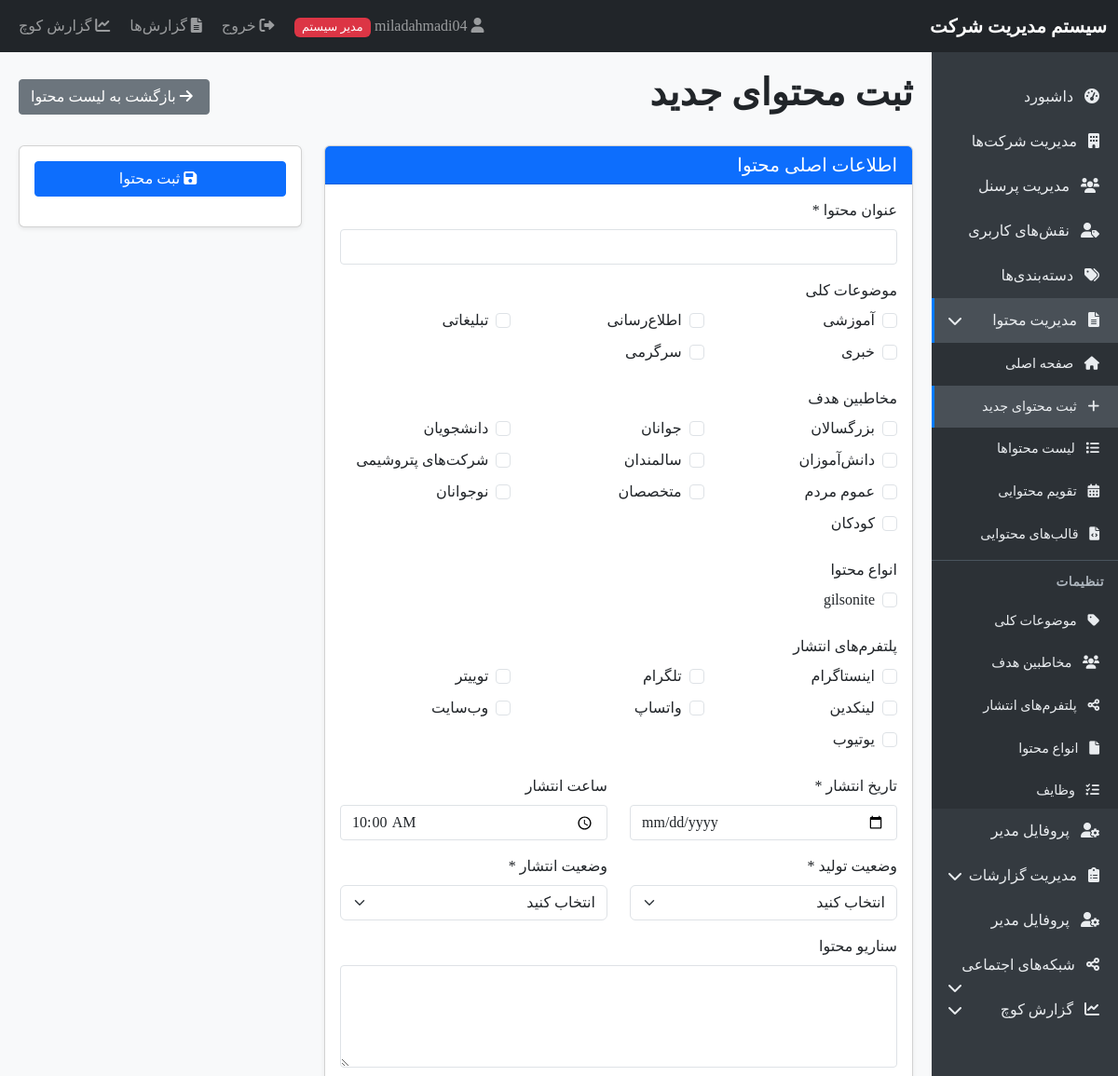
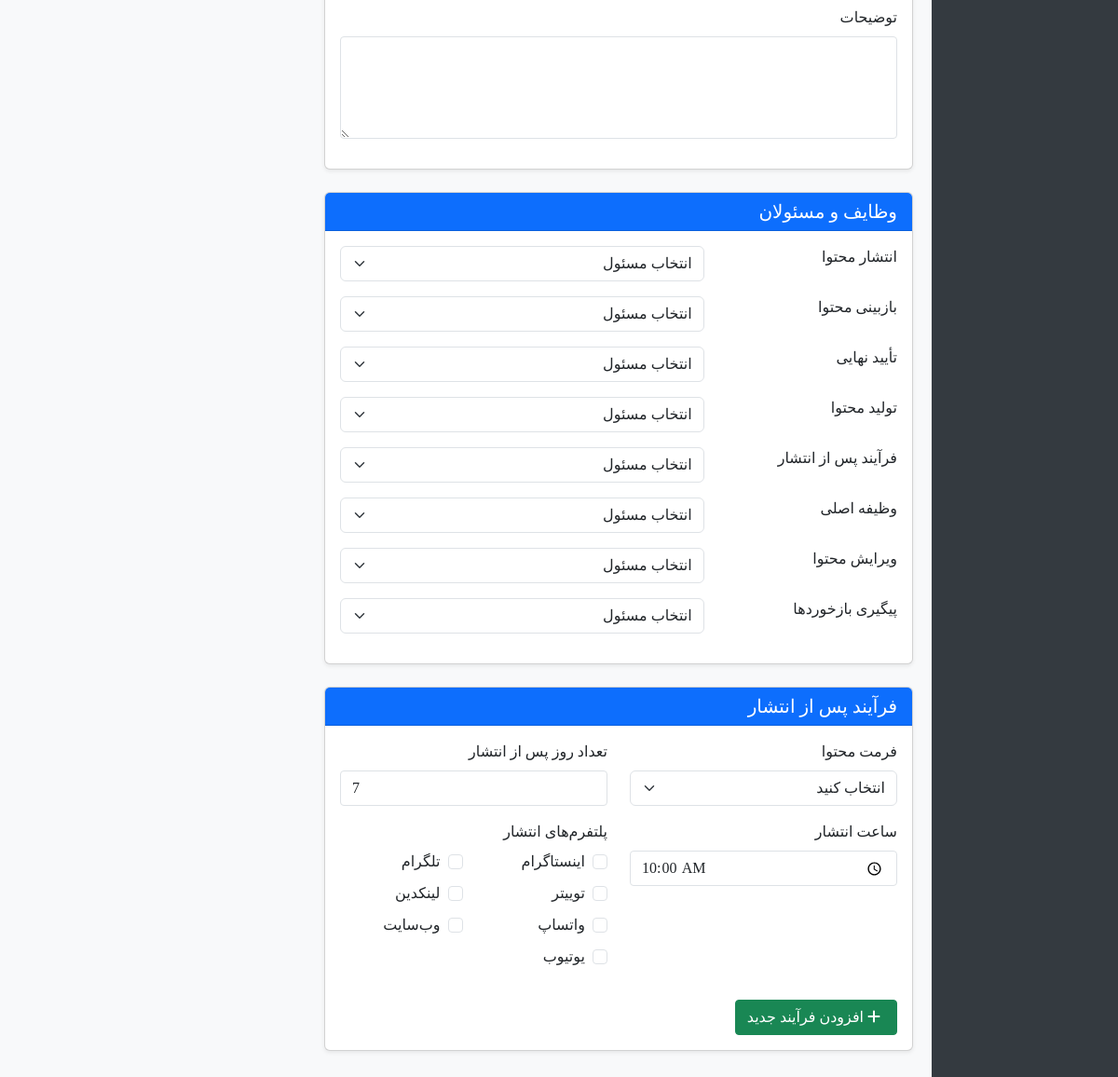
The page /content_add.php?company=3 (signed in) on the database its author committed (2 pictures, top to bottom).
### tables this page shows
CREATE TABLE `content_topics` (
  `id` int(11) NOT NULL,
  `company_id` int(11) NOT NULL,
  `name` varchar(100) NOT NULL,
  `is_default` tinyint(1) DEFAULT 0,
  `created_at` timestamp NOT NULL DEFAULT current_timestamp()
);

CREATE TABLE `content_audiences` (
  `id` int(11) NOT NULL,
  `company_id` int(11) NOT NULL,
  `name` varchar(100) NOT NULL,
  `description` text DEFAULT NULL,
  `created_at` timestamp NOT NULL DEFAULT current_timestamp()
);

CREATE TABLE `content_types` (
  `id` int(11) NOT NULL,
  `company_id` int(11) NOT NULL,
  `name` varchar(100) NOT NULL,
  `is_default` tinyint(1) DEFAULT 0,
  `created_at` timestamp NOT NULL DEFAULT current_timestamp()
);

CREATE TABLE `content_platforms` (
  `id` int(11) NOT NULL,
  `company_id` int(11) NOT NULL,
  `name` varchar(100) NOT NULL,
  `is_default` tinyint(1) DEFAULT 0,
  `created_at` timestamp NOT NULL DEFAULT current_timestamp()
);

CREATE TABLE `content_tasks` (
  `id` int(11) NOT NULL,
  `company_id` int(11) NOT NULL,
  `name` varchar(100) NOT NULL,
  `is_default` tinyint(1) DEFAULT 0,
  `can_delete` tinyint(1) DEFAULT 1,
  `created_at` timestamp NOT NULL DEFAULT current_timestamp()
);

### functions.php (called while the page is built, shortened)
<?php
function clean($data) {
    $data = trim($data);
    $data = stripslashes($data);
    $data = htmlspecialchars($data);
    return $data;
}
function isAdmin() {
    return isset($_SESSION['user_type']) && $_SESSION['user_type'] === 'admin';
}

### content_add.php (the view, shortened to what this page needs)
<?php
require_once 'database.php';
require_once 'functions.php';
$companyId = isAdmin() ?
    (isset($_GET['company']) && is_numeric($_GET['company']) ? clean($_GET['company']) : null) :
    $_SESSION['company_id'];
$topics = $pdo->prepare("SELECT * FROM content_topics WHERE company_id = ? ORDER BY name");
$topics->execute([$companyId]);
$topics = $topics->fetchAll();
$audiences = $pdo->prepare("SELECT * FROM content_audiences WHERE company_id = ? ORDER BY name");
$audiences->execute([$companyId]);
$audiences = $audiences->fetchAll();
$types = $pdo->prepare("SELECT * FROM content_types WHERE company_id = ? ORDER BY name");
$types->execute([$companyId]);
$types = $types->fetchAll();
$platforms = $pdo->prepare("SELECT * FROM content_platforms WHERE company_id = ? ORDER BY name");
$platforms->execute([$companyId]);
$platforms = $platforms->fetchAll();
$tasks = $pdo->prepare("SELECT * FROM content_tasks WHERE company_id = ? ORDER BY name");
$tasks->execute([$companyId]);
$tasks = $tasks->fetchAll();
include 'header.php';
?>
<div class="d-flex justify-content-between align-items-center mb-4">
    <h1>ثبت محتوای جدید</h1>
    <a href="content_list.php?company=<?php echo $companyId; ?>" class="btn btn-secondary">
        <i class="fas fa-arrow-right"></i> بازگشت به لیست محتوا
    </a>
</div>
<form method="POST" action="<?php echo htmlspecialchars($_SERVER['PHP_SELF']) . '?company=' . $companyId; ?>">
    <div class="row">
        <div class="col-md-8">
            <div class="card mb-4">
                <div class="card-header bg-primary text-white">
                    <h5 class="mb-0">اطلاعات اصلی محتوا</h5>
                </div>
                <div class="card-body">
                    <div class="row mb-3">
                        <div class="col-md-12">
                            <label for="title" class="form-label">عنوان محتوا *</label>
                            <input type="text" class="form-control" id="title" name="title" required>
                        </div>
                    </div>
                    <div class="row mb-3">
                        <div class="col-md-12">
                            <label class="form-label">موضوعات کلی</label>
                            <div class="row">
                                <?php foreach ($topics as $topic): ?>
                                    <div class="col-md-4 mb-2">
                                        <div class="form-check">
                                            <input class="form-check-input" type="checkbox"
                                                   name="topics[]"
                                                   id="topic_<?php echo $topic['id']; ?>"
                                                   value="<?php echo $topic['id']; ?>">
                                            <label class="form-check-label" for="topic_<?php echo $topic['id']; ?>">
                                                <?php echo $topic['name']; ?>
                                            </label>
                                        </div>
                                    </div>
                                <?php endforeach; ?>
                            </div>
                        </div>
                    </div>
                    <div class="row mb-3">
                        <div class="col-md-12">
                            <label class="form-label">مخاطبین هدف</label>
                            <div class="row">
                                <?php foreach ($audiences as $audience): ?>
                                    <div class="col-md-4 mb-2">
                                        <div class="form-check">
                                            <input class="form-check-input" type="checkbox"
                                                   name="audiences[]"
                                                   id="audience_<?php echo $audience['id']; ?>"
                                                   value="<?php echo $audience['id']; ?>">
                                            <label class="form-check-label" for="audience_<?php echo $audience['id']; ?>">
                                                <?php echo $audience['name']; ?>
                                            </label>
                                        </div>
                                    </div>
                                <?php endforeach; ?>
                            </div>
                        </div>
                    </div>
                    <div class="row mb-3">
                        <div class="col-md-12">
                            <label class="form-label">انواع محتوا</label>
                            <div class="row">
                                <?php foreach ($types as $type): ?>
                                    <div class="col-md-4 mb-2">
                                        <div class="form-check">
                                            <input class="form-check-input" type="checkbox"
                                                   name="types[]"
                                                   id="type_<?php echo $type['id']; ?>"
                                                   value="<?php echo $type['id']; ?>">
                                            <label class="form-check-label" for="type_<?php echo $type['id']; ?>">
                                                <?php echo $type['name']; ?>
                                            </label>
                                        </div>
                                    </div>
                                <?php endforeach; ?>
                            </div>
                        </div>
                    </div>
                    <div class="row mb-3">
                        <div class="col-md-12">
                            <label class="form-label">پلتفرم‌های انتشار</label>
                            <div class="row">
                                <?php foreach ($platforms as $platform): ?>
                                    <div class="col-md-4 mb-2">
                                        <div class="form-check">
                                            <input class="form-check-input" type="checkbox"
                                                   name="platforms[]"
                                                   id="platform_<?php echo $platform['id']; ?>"
                                                   value="<?php echo $platform['id']; ?>">
                                            <label class="form-check-label" for="platform_<?php echo $platform['id']; ?>">
                                                <?php echo $platform['name']; ?>
                                            </label>
                                        </div>
                                    </div>
                                <?php endforeach; ?>
                            </div>
                        </div>
                    </div>
                    <div class="row mb-3">
                        <div class="col-md-6">
                            <label for="publish_date" class="form-label">تاریخ انتشار *</label>
                            <input type="date" class="form-control" id="publish_date" name="publish_date" required>
                        </div>
                        <div class="col-md-6">
                            <label for="publish_time" class="form-label">ساعت انتشار</label>
                            <input type="time" class="form-control" id="publish_time" name="publish_time" value="10:00">
                        </div>
                    </div>
                    <div class="row mb-3">
                        <div class="col-md-6">
                            <label for="production_status" class="form-label">وضعیت تولید *</label>
                            <select class="form-select" id="production_status" name="production_status" required>
                                <option value="">انتخاب کنید</option>
                            </select>
                        </div>
                        <div class="col-md-6">
                            <label for="publish_status" class="form-label">وضعیت انتشار *</label>
                            <select class="form-select" id="publish_status" name="publish_status" required>
                                <option value="">انتخاب کنید</option>
                            </select>
                        </div>
                    </div>
                    <div class="mb-3">
                        <label for="scenario" class="form-label">سناریو محتوا</label>
                        <textarea class="form-control" id="scenario" name="scenario" rows="4"></textarea>
                    </div>
                    <div class="mb-3">
                        <label for="description" class="form-label">توضیحات</label>
                        <textarea class="form-control" id="description" name="description" rows="4"></textarea>
                    </div>
                </div>
            </div>
            <div class="card mb-4">
                <div class="card-header bg-primary text-white">
                    <h5 class="mb-0">وظایف و مسئولان</h5>
                </div>
                <div class="card-body">
                    <?php foreach ($tasks as $task): ?>
                        <div class="row mb-3">
                            <div class="col-md-4">
                                <label class="form-label"><?php echo $task['name']; ?></label>
                            </div>
                            <div class="col-md-8">
                                <select class="form-select" name="tasks[<?php echo $task['id']; ?>]">
                                    <option value="">انتخاب مسئول</option>
                                </select>
                            </div>
                        </div>
                    <?php endforeach; ?>
                </div>
            </div>
            <div class="card mb-4">
                <div class="card-header bg-primary text-white">
                    <h5 class="mb-0">فرآیند پس از انتشار</h5>
                </div>
                <div class="card-body">
                    <div id="post_publish_processes">
                        <div class="post-publish-process mb-4">
                            <div class="row mb-3">
                                <div class="col-md-6">
                                    <label class="form-label">فرمت محتوا</label>
                                    <select class="form-select" name="post_publish_format[]">
                                        <option value="">انتخاب کنید</option>
                                    </select>
                                </div>
                                <div class="col-md-6">
                                    <label class="form-label">تعداد روز پس از انتشار</label>
                                    <input type="number" class="form-control" name="post_publish_days[]" min="0" value="7">
                                </div>
                            </div>
                            <div class="row mb-3">
                                <div class="col-md-6">
                                    <label class="form-label">ساعت انتشار</label>
                                    <input type="time" class="form-control" name="post_publish_time[]" value="10:00">
                                </div>
                                <div class="col-md-6">
                                    <label class="form-label">پلتفرم‌های انتشار</label>
                                    <div class="row">
                                        <?php foreach ($platforms as $platform): ?>
                                            <div class="col-md-6 mb-2">
                                                <div class="form-check">
                                                    <input class="form-check-input" type="checkbox"
                                                           name="post_publish_platforms[0][]"
                                                           value="<?php echo $platform['id']; ?>">
                                                    <label class="form-check-label">
                                                        <?php echo $platform['name']; ?>
                                                    </label>
                                                </div>
                                            </div>
                                        <?php endforeach; ?>
                                    </div>
                                </div>
                            </div>
                        </div>
                    </div>
                    <button type="button" class="btn btn-success" id="add_post_publish_process">
                        <i class="fas fa-plus"></i> افزودن فرآیند جدید
                    </button>
                </div>
            </div>
        </div>
        <div class="col-md-4">
            <div class="card">
                <div class="card-body">
                    <button type="submit" name="add_content" value="1" class="btn btn-primary w-100 mb-3">
                        <i class="fas fa-save"></i> ثبت محتوا
                    </button>
                </div>
            </div>
        </div>
    </div>
</form>
<?php include 'footer.php'; ?>

### header.php (style rules this page uses)
body { font-family: Tahoma, Arial, sans-serif; background-color: #f8f9fa; }
.card { box-shadow: 0 0.125rem 0.25rem rgba(0, 0, 0, 0.075); margin-bottom: 1.5rem; }
.card-header { border-bottom: 1px solid rgba(0, 0, 0, 0.125); background-color: rgba(0, 0, 0, 0.03); }
.btn { border-radius: 0.25rem; }
.fas, .fab { margin-right: 5px; }
.form-control { border-radius: 0.25rem; }

### rows shown on the page
content_topics: name "آموزشی"
content_topics: name "اطلاع‌رسانی"
content_topics: name "تبلیغاتی"
content_topics: name "خبری"
content_topics: name "سرگرمی"
content_audiences: name "بزرگسالان"
content_audiences: name "جوانان"
content_audiences: name "دانشجویان"
content_audiences: name "دانش‌آموزان"
content_audiences: name "سالمندان"
content_audiences: name "شرکت‌های پتروشیمی"
content_audiences: name "عموم مردم"
content_audiences: name "متخصصان"
content_audiences: name "نوجوانان"
content_audiences: name "کودکان"
content_types: name "gilsonite"
content_platforms: name "اینستاگرام"
content_platforms: name "تلگرام"
content_platforms: name "توییتر"
content_platforms: name "لینکدین"
content_platforms: name "واتساپ"
content_platforms: name "وب‌سایت"
content_platforms: name "یوتیوب"
content_tasks: name "انتشار محتوا"
content_tasks: name "بازبینی محتوا"
content_tasks: name "تأیید نهایی"
content_tasks: name "تولید محتوا"
content_tasks: name "فرآیند پس از انتشار"
content_tasks: name "وظیفه اصلی"
content_tasks: name "ویرایش محتوا"
content_tasks: name "پیگیری بازخوردها"

### other values the page prints
$_SESSION['username'] "miladahmadi04"
